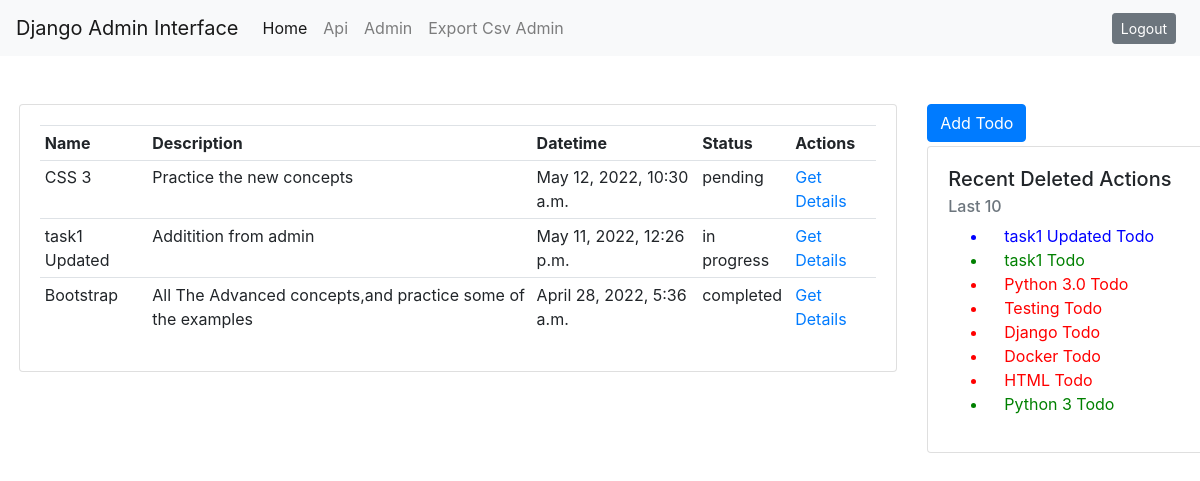
Page /padmin/ (signed in) on the committed database.
### todo/models.py (models this page shows, shortened)
class Todo(models.Model):
    STATUS=(
        ("in progress" , "In Progress"),
        ("completed","Completed"),
        ("pending","Pending")
    )
    Title = models.CharField(max_length=50)
    Description = models.TextField()
    Datetime = models.DateTimeField()
    Status = models.CharField(max_length=20,choices=STATUS)
    CreatedAt = models.DateField(auto_now_add=True)
    ModifiedAt = models.DateField(auto_now=True)

### todo/views.py (the view, shortened to what this page needs)
# urls.py: path('padmin/',views.adminPage,name='admin-page'),
@login_required(login_url='/admin/login/')
def adminPage(request):
    message=""
    form=TodoForm()
    todos=Todo.objects.all().order_by('-Datetime')
    return render(request,'admin/admin.html',{'form':form,'todos':todos})

### todo/templates/admin/admin.html (shortened to what this page needs)
{%extends 'todo/base.html'%}
{% load i18n static %}
{%block content%}
<nav class="navbar navbar-expand-lg navbar-light bg-light">
  <a class="navbar-brand" href="">Django Admin Interface</a>
  <div class="collapse navbar-collapse" id="navbarSupportedContent">
    <ul class="navbar-nav mr-auto">
      <li class="nav-item active">
        <a class="nav-link" href="/">Home <span class="sr-only">(current)</span></a>
      </li>
      <li class="nav-item ">
        <a class="nav-link" href="{%url 'api'%}">Api<span class="sr-only">(current)</span></a>
      </li>
      <li class="nav-item ">
        <a class="nav-link" href="/admin">Admin<span class="sr-only">(current)</span></a>
      </li>
      <li class="nav-item ">
        <a class="nav-link" href="/exportcsv/"> Export Csv Admin<span class="sr-only">(current)</span></a>
      </li>
    </ul>
    <form class="form-inline my-2 my-lg-0">
      {% if user.is_superuser %}
      <a class="btn btn-sm btn-secondary mr-sm-2" href="/admin/logout/">Logout</a>
      {% else %}
      <a class="btn btn-sm btn-primary my-2 my-sm-0" href="/padmin">Admin Login</a>
      {% endif %}
    </form>
  </div>
</nav>
<div class="row mt-5 ml-1">
  <div class="col-lg-9">
    <div class="card">
      <div class="card-body">
        <table class="table table-sm ">
          <tr>
            <th>Name</th>
            <th>Description</th>
            <th>Datetime</th>
            <th>Status</th>
            <th colspan="">Actions</th>
          </tr>
          {%for todo in todos%}
          <tr>
            <td>{{todo.Title}}</td>
            <td>{{todo.Description}}</td>
            <td>{{todo.Datetime}}</td>
            <td>{{todo.Status}}</td>
            <td><a href="{%url  'todo-detail' todo.id %}">Get Details</a></td>
          </tr>
          {%endfor%}
        </table>
      </div>
    </div>
  </div>
  <div class="col-lg-3">
    <button type="button" class="btn btn-primary" data-toggle="modal" data-target="#todoModal">
      Add Todo
    </button>
    <div class="card mt-1" style="width: 18rem;">
      <div class="card-body">
        <h5 class="card-title">Recent Deleted Actions</h5>
        <h6 class="card-subtitle mb-2 text-muted">Last 10</h6>
        {% load log %}
        {% if not admin_log %}
        <p>{% translate 'None available' %}</p>
        {% else %}
        <ul>
          {% for entry in admin_log %}
          <li class="card-text {% if entry.is_addition %}addlink{% endif %}{% if entry.is_change %}changelink{% endif %}{% if entry.is_deletion %}deletelink{% endif %}">
            {% if entry.is_deletion or not entry.get_admin_url %}
            {{ entry.object_repr }}
            {% else %}
            <a href="{{ entry.get_admin_url }}">{{ entry.object_repr }}</a>
            {% endif %}
            {% if entry.content_type %}
            <span class="mini quiet">{% filter capfirst %}{{ entry.content_type.name }}{% endfilter %}</span>
            {% else %}
            <span class="mini quiet">{% translate 'Unknown content' %}</span>
            {% endif %}
          </li>
          {% endfor %}
        </ul>
        {% endif %}
      </div>
    </div>
  </div>
</div>
{%endblock%}

### todo/templates/admin/admin.html (style rules this page uses)
.addlink { padding-left: 16px; color: green; }
.changelink, .inlinechangelink { padding-left: 16px; color: blue; }
.deletelink { padding-left: 16px; color: red; }

### rows in the picture
Todo: Title "CSS 3", Description "Practice the new concepts", Datetime "May 12, 2022, 10:30 a.m.", Status "pending"
Todo: Title "task1 Updated", Description "Additition from admin", Datetime "May 11, 2022, 12:26 p.m.", Status "in progress"
Todo: Title "Bootstrap", Description "All The Advanced concepts,and practice some of the examples", Datetime "April 28, 2022, 5:36 a.m.", Status "completed"

### other values in the picture
{{ entry.object_repr }} "task1 Updated"
{{ entry.object_repr }} "task1"
{{ entry.object_repr }} "Python 3.0"
{{ entry.object_repr }} "Testing"
{{ entry.object_repr }} "Django"
{{ entry.object_repr }} "Docker"
{{ entry.object_repr }} "HTML"
{{ entry.object_repr }} "Python 3"
